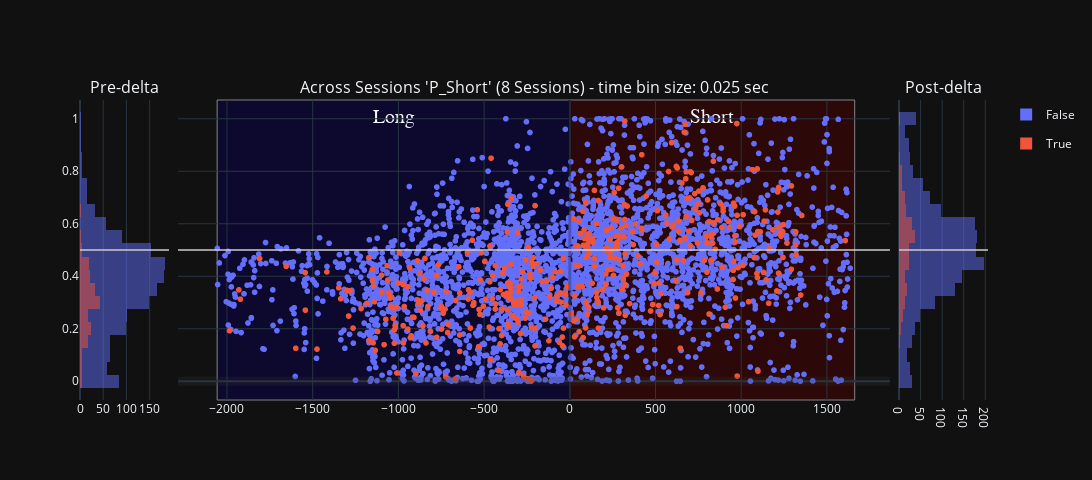

The notebook cell this image was saved under:
### Code cell
histogram_bins = 25
# concatenated_ripple_df = deepcopy(df)

# ripple_title_prefix = 'test'
# # Create a bubble chart for ripples
# ripple_num_unique_sessions: int = concatenated_ripple_df.session_name.nunique(dropna=True) # number of unique sessions, ignoring the NA entries
# # ripple_num_unique_time_bins: int = concatenated_ripple_df.time_bin_size.nunique(dropna=True)
# ripple_title_string_suffix: str = f'{ripple_num_unique_sessions} Sessions'
# ripple_title: str = f"{ripple_title_prefix} - {ripple_title_string_suffix}"
# fig_ripples = _helper_build_figure(data_results_df=concatenated_ripple_df, histogram_bins=histogram_bins, earliest_delta_aligned_t_start=earliest_delta_aligned_t_start, latest_delta_aligned_t_end=latest_delta_aligned_t_end, enabled_time_bin_sizes=None,
#                                     main_plot_mode='separate_row_per_session', title=ripple_title)

# concatenated_ripple_df = deepcopy(concatenated_ripple_df)
concatenated_ripple_df = deepcopy(all_sessions_all_scores_ripple_df)

# ['longest_sequence_length_ratio_diff', 'direction_change_bin_ratio_diff', 'congruent_dir_bins_ratio_diff', 'total_congruent_direction_change_diff']


# variable_name = 'P_Long'
variable_name = 'P_Short' # Shows expected effect - short-only replay prior to delta and then split replays post-delta
# variable_name = 'long_best_pf_peak_x_pearsonr'
# variable_name = 'long_best_jump'
# variable_name = 'wcorr_abs_diff'
# variable_name = 'pearsonr_abs_diff'
# variable_name = 'direction_change_bin_ratio_diff'
# variable_name = 'longest_sequence_length_ratio_diff'
# variable_name = 'long_best_longest_sequence_length_ratio'
# variable_name = 'long_best_congruent_dir_bins_ratio'
# variable_name = 'congruent_dir_bins_ratio_diff'
# variable_name = 'total_congruent_direction_change_diff'
# variable_name = 'long_best_congruent_dir_bins_ratio'
# variable_name = 'long_best_direction_change_bin_ratio'
# variable_name = 'long_best_congruent_dir_bins_ratio'
# 'color':'is_user_annotated_epoch'
# 'color': 'is_user_annotated_epoch', 
px_scatter_kwargs = {'x': 'delta_aligned_start_t', 'y': variable_name, 'color':"is_user_annotated_epoch", 'title': f"'{variable_name}'"} # , 'color': 'time_bin_size', 'range_y': [-1.0, 1.0], 'labels': {'session_name': 'Session', 'time_bin_size': 'tbin_size', 'is_user_annotated_epoch':'user_sel'}
# hist_kwargs = dict(color="time_bin_size")
hist_kwargs = dict(color="is_user_annotated_epoch") # , histnorm='probability density'
new_fig_ripples, new_fig_ripples_context = plotly_pre_post_delta_scatter(data_results_df=concatenated_ripple_df, out_scatter_fig=None, histogram_bins=histogram_bins,
                        px_scatter_kwargs=px_scatter_kwargs, histogram_variable_name=variable_name, hist_kwargs=hist_kwargs, forced_range_y=None,
                        time_delta_tuple=(earliest_delta_aligned_t_start, 0.0, latest_delta_aligned_t_end))
new_fig_ripples = new_fig_ripples.update_layout(fig_size_kwargs)

_extras_output_dict = {}
_extras_output_dict["y_mid_line"] = new_fig_ripples.add_hline(y=0.5, line=dict(color="rgba(0.8,0.8,0.8,.75)", width=2), row='all', col='all')

# fig_to_clipboard(new_fig_ripples, **fig_size_kwargs)
new_fig_ripples

### Figure 1 — Plotly figure (JSON) as saved in the notebook; plotly's stock layout.template omitted (floating-point values rounded to 4 significant figures; data arrays with more than 128 entries replaced by an {"elided": "..."} marker saying what was removed)
{"data": [{"alignmentgroup": "True", "bingroup": "y", "hovertemplate": "is_user_annotated_epoch=False<br>count=%{x}<br>P_Short=%{y}<extra></extra>", "legendgroup": "False", "marker": {"color": "#636efa", "opacity": 0.5, "pattern": {"shape": ""}}, "name": "False", "nbinsy": 25, "offsetgroup": "False", "orientation": "h", "showlegend": true, "type": "histogram", "xaxis": "x", "y": {"elided": "1530 float values"}, "yaxis": "y"}, {"alignmentgroup": "True", "bingroup": "y", "hovertemplate": "is_user_annotated_epoch=True<br>count=%{x}<br>P_Short=%{y}<extra></extra>", "legendgroup": "True", "marker": {"color": "#EF553B", "opacity": 0.5, "pattern": {"shape": ""}}, "name": "True", "nbinsy": 25, "offsetgroup": "True", "orientation": "h", "showlegend": true, "type": "histogram", "xaxis": "x", "y": {"elided": "203 float values"}, "yaxis": "y"}, {"hovertemplate": "is_user_annotated_epoch=False<br>delta_aligned_start_t=%{x}<br>P_Short=%{y}<extra></extra>", "legendgroup": "False", "marker": {"color": "#636efa", "symbol": "circle"}, "mode": "markers", "name": "False", "showlegend": false, "type": "scattergl", "x": {"elided": "3171 float values"}, "xaxis": "x2", "y": {"elided": "3171 float values"}, "yaxis": "y2"}, {"hovertemplate": "is_user_annotated_epoch=True<br>delta_aligned_start_t=%{x}<br>P_Short=%{y}<extra></extra>", "legendgroup": "True", "marker": {"color": "#EF553B", "symbol": "circle"}, "mode": "markers", "name": "True", "showlegend": false, "type": "scattergl", "x": {"elided": "435 float values"}, "xaxis": "x2", "y": {"elided": "435 float values"}, "yaxis": "y2"}, {"alignmentgroup": "True", "bingroup": "y", "hovertemplate": "is_user_annotated_epoch=False<br>count=%{x}<br>P_Short=%{y}<extra></extra>", "legendgroup": "False", "marker": {"color": "#636efa", "opacity": 0.5, "pattern": {"shape": ""}}, "name": "False", "nbinsy": 25, "offsetgroup": "False", "orientation": "h", "showlegend": false, "type": "histogram", "xaxis": "x3", "y": {"elided": "1641 float values"}, "yaxis": "y3"}, {"alignmentgroup": "True", "bingroup": "y", "hovertemplate": "is_user_annotated_epoch=True<br>count=%{x}<br>P_Short=%{y}<extra></extra>", "legendgroup": "True", "marker": {"color": "#EF553B", "opacity": 0.5, "pattern": {"shape": ""}}, "name": "True", "nbinsy": 25, "offsetgroup": "True", "orientation": "h", "showlegend": false, "type": "histogram", "xaxis": "x3", "y": {"elided": "232 float values"}, "yaxis": "y3"}], "layout": {"annotations": [{"font": {"size": 16}, "showarrow": false, "text": "Pre-delta", "x": 0.049, "xanchor": "center", "xref": "paper", "y": 1, "yanchor": "bottom", "yref": "paper"}, {"font": {"size": 16}, "showarrow": false, "text": "Across Sessions 'P_Short' (8 Sessions) - time bin size: 0.025 sec", "x": 0.5, "xanchor": "center", "xref": "paper", "y": 1, "yanchor": "bottom", "yref": "paper"}, {"font": {"size": 16}, "showarrow": false, "text": "Post-delta", "x": 0.951, "xanchor": "center", "xref": "paper", "y": 1, "yanchor": "bottom", "yref": "paper"}], "barmode": "overlay", "height": 480, "shapes": [{"line": {"color": "rgba(0.2,0.2,0.2,.25)", "width": 9}, "type": "line", "x0": 0, "x1": 1, "xref": "x2 domain", "y0": 0, "y1": 0, "yref": "y2"}, {"line": {"color": "rgba(0,0,0,.25)", "width": 3}, "type": "line", "x0": 0, "x1": 0, "xref": "x2", "y0": 0, "y1": 1, "yref": "y2 domain"}, {"fillcolor": "#0b0049", "label": {"font": {"family": "Times New Roman", "size": 20}, "text": "Long", "textposition": "top center"}, "layer": "below", "line": {"width": 1}, "opacity": 0.5, "type": "rect", "x0": -2057.0, "x1": 0, "xref": "x2", "y0": 0, "y1": 1, "yref": "y2 domain"}, {"fillcolor": "#490000", "label": {"font": {"family": "Times New Roman", "size": 20}, "text": "Short", "textposition": "top center"}, "layer": "below", "line": {"width": 1}, "opacity": 0.5, "type": "rect", "x0": 0, "x1": 1662.0, "xref": "x2", "y0": 0, "y1": 1, "yref": "y2 domain"}, {"line": {"color": "rgba(0.8,0.8,0.8,.75)", "width": 2}, "type": "line", "x0": 0, "x1": 1, "xref": "x domain", "y0": 0.5, "y1": 0.5, "yref": "y"}, {"line": {"color": "rgba(0.8,0.8,0.8,.75)", "width": 2}, "type": "line", "x0": 0, "x1": 1, "xref": "x2 domain", "y0": 0.5, "y1": 0.5, "yref": "y2"}, {"line": {"color": "rgba(0.8,0.8,0.8,.75)", "width": 2}, "type": "line", "x0": 0, "x1": 1, "xref": "x3 domain", "y0": 0.5, "y1": 0.5, "yref": "y3"}], "width": 1650, "xaxis": {"anchor": "y", "domain": [0, 0.098]}, "xaxis2": {"anchor": "y2", "domain": [0.108, 0.892]}, "xaxis3": {"anchor": "y3", "domain": [0.902, 1]}, "yaxis": {"anchor": "x", "domain": [0, 1]}, "yaxis2": {"anchor": "x2", "domain": [0, 1], "matches": "y", "showticklabels": false}, "yaxis3": {"anchor": "x3", "domain": [0, 1], "matches": "y", "showticklabels": false}}}
